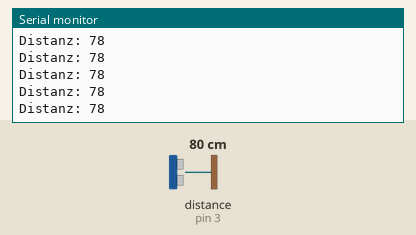
Simulated run of this sketch. Board: Arduino Uno, built with avr-gcc and run on an emulated ATmega328P. Shown: the last lines printed to the serial monitor. Wiring (inferred from the names in the program): ultrasonic range finder: trigger pin 2; echo pin 3. Inputs (shaded band) come from the test bench; at power-on: distance to the obstacle (sensor on pin 3) 80 cm. The echo pulse lasts 58.3 µs per cm.

Above: at 1.2 s.
1.3 s: distance to the obstacle (sensor on pin 3) set to 2 cm
At 1.38 s:
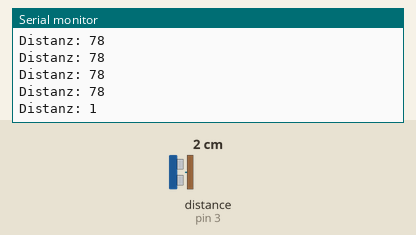
4.3 s: distance to the obstacle (sensor on pin 3) set to 4 cm
At 4.3 s:
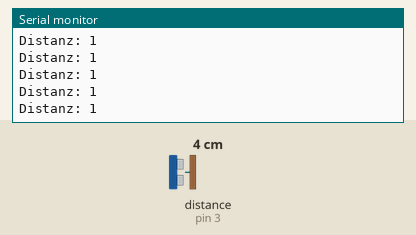
Timing chart, 0 to 7.3 s (numbered marks = the images above; inputs shaded):
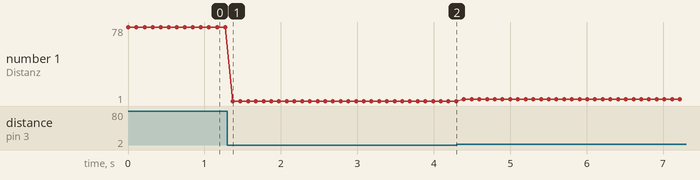

The sketch:

distanz.ino
```cpp
// kleiner Pin = Triger
// groß = Echo

const int trigPin = 2;
const int echoPin = 3;
long duration;
int distance;

void setup() {
  Serial.begin(9600);
  pinMode(trigPin, OUTPUT);
  pinMode(echoPin, INPUT);
}

void loop() {
  // set the trigPin on HIGH state for 10 micro seconds
  digitalWrite(trigPin, HIGH);
  delayMicroseconds(10);
  digitalWrite(trigPin, LOW);

  // read the echoPin, pulseIn() returns the duration (length of the pulse) in microseconds
  duration = pulseIn(echoPin, HIGH);

  // calculate the distance
  distance = duration*0.034/2;

  // print the distance on the Serial Monitor
  Serial.print("Distanz: ");
  Serial.println(distance);
  delay(100);
}
```

Measured:
- after the input at 1.3 s, the serial monitor: prints a new line after 0.07 s (image 1)
- plotted number 1: 78 → 1 after the input at 1.3 s, 1 → 3 after the input at 4.3 s
